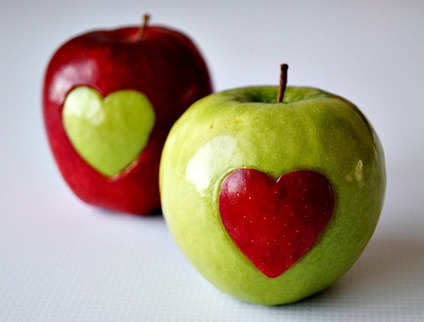
#> input picture PDI_M2/2or4objects.jpg, 424 x 322 px, shrunk from 700 x 531 before the run, found by its file name
$ jupyter execute PDI_M2.ipynb
#> lines starting #> are read from the running program, lines starting #| are printed output that depends on the picture; after the words box and inside, x2 and y2 are one past the last pixel; in counts of white or black regions, pixels touching at a corner belong together
<a href="https://colab.research.google.com/github/Pytlovan/Segmenta-o-PDI/blob/main/PDI_M2.ipynb" target="_parent"></a>

# Projeto 1 (permitido o uso de biblioteca ou códigos fornecidos):
Desenvolver uma segmentação usando cluster baseado em K-means para as imagens de maçãs
disponíveis no github da disciplina, implemente segmentação baseada em cluster K-means quando:

• O espaço de cores tridimensional é usado para agrupamento (RGB)

• O espaço de 5 dimensões é usado para agrupamento, onde as primeiras 3 dimensões são o
espaço de cores e as duas dimensões extras correspondem às dimensões X e Y da imagem.

Apresente também um gráfico (plot) de dispersão 3D para a imagem (A), ilustrando o agrupamento(mostrado apenas para imagem fornecida 2or4objects.jpg), sendo que os três eixos são RGB.

Além  disso, compare e contraste os resultados da parte (A) e da parte (B). Defina o valor de K
adequadamente com base no número de objetos nas imagens compartilhadas.

[cell 1]
import cv2
import numpy as np
import matplotlib.pyplot as plt
from google.colab.patches import cv2_imshow
from google.colab import drive
from sklearn.cluster import KMeans
from tqdm import tqdm
from queue import Queue
drive.mount('/content/drive/')

[cell 2]
#image = '/content/drive/MyDrive/PDI_M2/2or4objects.jpg'
images = ['/content/drive/MyDrive/PDI_M2/2apples.jpg','/content/drive/MyDrive/PDI_M2/2or4objects.jpg','/content/drive/MyDrive/PDI_M2/7apples.jpg','/content/drive/MyDrive/PDI_M2/variableObjects.jpg']
ch = 1

image = cv2.imread(images[ch],1)
#> image is the input picture: shape (322, 424, 3); mean B, G, R 129.8, 150.6, 166.7
# Converter a imagem para o espaço de cores RGB (OpenCV carrega a imagem em BGR por padrão)
image_rgb = cv2.cvtColor(image, cv2.COLOR_BGR2RGB)
# Visualizando a imagem original
plt.figure(figsize=(1, 1))
plt.title('Imagem original')
plt.axis('off')
plt.show()
cv2_imshow(image)

[cell 3]
def segmented3D(image, K = 3, n_init = 1, tol = 1e-4):

    # Obtendo as dimensões da imagem
#> called with K = 3, n_init = 10, tol = 0.0001
    h, w, c = image_rgb.shape
#> h = 322; w = 424; c = 3

    # Flattening da imagem para vetor 2D para K-means
    pixels = image_rgb.reshape(-1, 3)

    # Aplicando K-means
    kmeans_rgb = KMeans(n_clusters=K, n_init = n_init, tol = tol, random_state=None).fit(pixels)
    labels_rgb = kmeans_rgb.labels_
    return labels_rgb.reshape(h, w)
#> returned value: shape (322, 424) int32; 3 distinct labels, from 0 to 2

segmented_image_rgb = segmented3D(image, n_init = 10)
# Visualizando o resultado
plt.figure(figsize=(10, 10))
plt.imshow(segmented_image_rgb, cmap='plasma')
plt.title('Segmentação baseada no espaço RGB')
plt.axis('off')
plt.show()

[cell 4]
def segmented5D(image, K=5, n_init = 10, tol = 1e-4):
     # Obtendo as dimensões da imagem
#> called with K = 5, n_init = 10, tol = 0.0001
    h, w, c = image_rgb.shape
#> h = 322; w = 424; c = 3

    # Flattening da imagem para vetor 2D para K-means
    pixels = image_rgb.reshape(-1, 3)

    # Criando as coordenadas X e Y
    x_coords, y_coords = np.meshgrid(np.arange(w), np.arange(h))
    x_coords_flat = x_coords.flatten()
    y_coords_flat = y_coords.flatten()

    # Combinando RGB e coordenadas espaciais
    pixels_5d = np.column_stack((pixels, x_coords_flat, y_coords_flat))

    # Aplicando K-means no espaço 5D
    kmeans_5d = KMeans(n_clusters=K, n_init = n_init, tol = tol, random_state=None).fit(pixels_5d)
    labels_5d = kmeans_5d.labels_
    return labels_5d.reshape(h, w)
#> returned value: shape (322, 424) int32; 5 distinct labels, from 0 to 4

segmented_image_5d = segmented5D(image)
# Visualizando o resultado
plt.figure(figsize=(10, 10))
plt.imshow(segmented_image_5d, cmap='plasma')
plt.title('Segmentação baseada no espaço RGB + X e Y')
plt.axis('off')
plt.show()

[cell 5]
images = [segmented3D(image), segmented5D(image, 3), segmented3D(image,5), segmented5D(image), segmented3D(image, 8), segmented5D(image,8), segmented3D(image, 15), segmented5D(image, 15)]
#> in segmented3D (call 2), `return labels_rgb.reshape(h, w)`: returned value: shape (322, 424) int32; 3 distinct labels, from 0 to 2
#> in segmented5D (call 2), `return labels_5d.reshape(h, w)`: returned value: shape (322, 424) int32; 3 distinct labels, from 0 to 2
#> in segmented3D (call 3), `return labels_rgb.reshape(h, w)`: returned value: shape (322, 424) int32; 5 distinct labels, from 0 to 4
#> in segmented5D (call 3), `return labels_5d.reshape(h, w)`: returned value: shape (322, 424) int32; 5 distinct labels, from 0 to 4
#> call 4 of segmented3D, with K = 8, n_init = 1, tol = 0.0001
#> in segmented3D (call 4), `return labels_rgb.reshape(h, w)`:
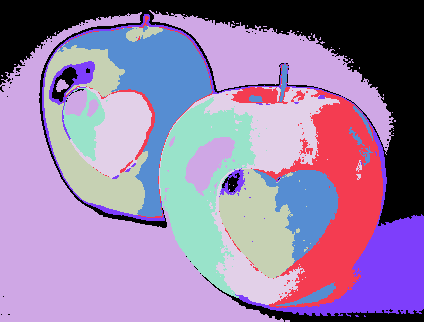
#> returned value: shape (322, 424) int32; 8 distinct labels, from 0 to 7; one colour per label, 0 black
#> call 4 of segmented5D, with K = 8, n_init = 10, tol = 0.0001
#> in segmented5D (call 4), `return labels_5d.reshape(h, w)`:
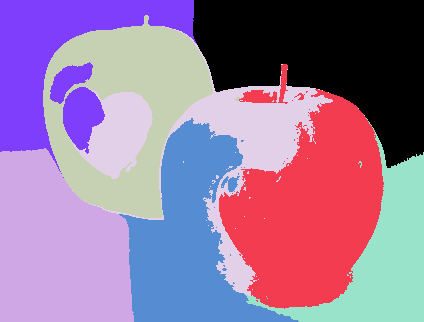
#> returned value: shape (322, 424) int32; 8 distinct labels, from 0 to 7; one colour per label, 0 black
#> in segmented3D (call 5), `return labels_rgb.reshape(h, w)`:
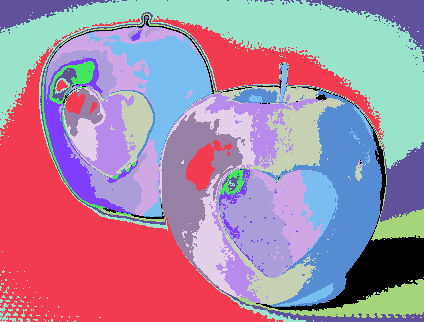
#> returned value: shape (322, 424) int32; 15 distinct labels, from 0 to 14; one colour per label, 0 black
#> in segmented5D (call 5), `return labels_5d.reshape(h, w)`:
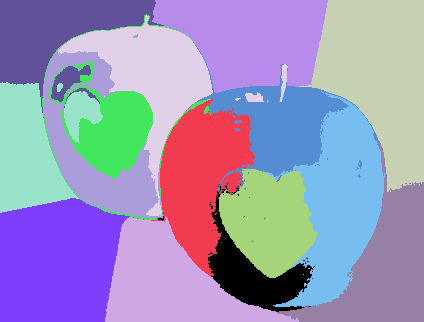
#> returned value: shape (322, 424) int32; 15 distinct labels, from 0 to 14; one colour per label, 0 black

[cell 6]
fig, axs = plt.subplots(4, 2, figsize=(10, 15.05))

# Loop through the axes and add images
for i, ax in enumerate(axs.flat):
    ax.imshow(images[i], cmap = 'plasma')
    ax.set_xticks([])  # Remove x-ticks for better visibility
    ax.set_yticks([])  # Remove y-ticks for better visibility

plt.subplots_adjust(wspace = 0, hspace = 0)

# Set overall labels at the top of the figure
fig.text(0.25, 0.95, '3D', ha='center', fontsize=15)
fig.text(0.75, 0.95, '5D', ha='center', fontsize=15)

row_labels = ['K = 3', 'K = 5', 'K = 8', 'K = 15']
for i, label in enumerate(row_labels):
    fig.text(0.02, 0.85 - i * 0.215, label, va='center', ha='right', fontsize=12)
# Display the plot

plt.show()

[cell 7]
# Plotando gráfico de dispersão 3D para espaço RGB
fig = plt.figure(figsize=(10, 10))
ax = fig.add_subplot(111, projection='3d')

h, w, c = image_rgb.shape
#> h = 322; w = 424; c = 3
pixels = image_rgb.reshape(-1, 3)
K = 15
n_init = 10
tol = 1e-4

kmeans_rgb = KMeans(n_clusters=K, n_init = n_init, tol = tol, random_state=None).fit(pixels)
labels_rgb = kmeans_rgb.labels_

scatter = ax.scatter(pixels[:, 0], pixels[:, 1], pixels[:, 2], c=labels_rgb, cmap='plasma')
legend1 = ax.legend(*scatter.legend_elements(), title="Clusters")
ax.add_artist(legend1)

ax.set_xlabel('R')
ax.set_ylabel('G')
ax.set_zlabel('B')
ax.set_title('Agrupamento no Espaço RGB')
plt.show()

# Projeto 2 (implementação “from scratch”):
Realizar a detecção de rosto para as imagens de rosto disponíveis no github da disciplina, implemente
os seguintes métodos para detecção de rosto:

• Skin color thresholding: Escolha um intervalo de valores de pixel apropriado para a pele (use
suas habilidades de “pesquisa no Google”). Limite os valores de pixels com base neste intervalo
para obter regiões da pele. (Dica: para realizar esta operação, RGB é um bom espaço de cores?).
Uma abordagem é apresentada em: https://arxiv.org/ftp/arxiv/papers/1708/1708.02694.pdf

• Segmentação semeada (Seeded segmentation): Para isso, selecione manualmente um pixel da
região da face. Analise recursivamente a média dos pixels da vizinhança usando a intensidade
média de execução da pele, definindo uma tolerância apropriada. Dica: pesquise sobre
“SeedPointSegmentation” para encontrar abordagens

[cell 8]
import cv2
import numpy as np
import matplotlib.pyplot as plt
from tqdm import tqdm
from queue import Queue
from google.colab.patches import cv2_imshow
from google.colab import drive
from sklearn.cluster import KMeans
drive.mount('/content/drive/')

[cell 9]
image = cv2.imread('/content/drive/MyDrive/PDI_M2/face4.jpg')
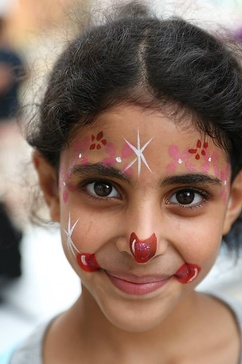
#> input picture PDI_M2/face4.jpg, 242 x 364 px, shrunk from 400 x 600 before the run, found by its file name
#> image is the input picture: shape (364, 242, 3); mean B, G, R 103.1, 116.3, 141.4
img_height, img_width, lixo = image.shape  # Altura e Largura da imagem
#> img_height = 364; img_width = 242; lixo = 3
output = np.zeros((img_height, img_width,3), dtype=float)  # Inicializa o output
# Converter a imagem para o espaço de cores RGB (OpenCV carrega a imagem em BGR por padrão)
image_rgb = cv2.cvtColor(image, cv2.COLOR_BGR2RGB)
#> image_rgb: shape (364, 242, 3)

# Converter a imagem do espaço de cores RGB para YCrCb (Luminance, Chrominance components - Cr, Chrominance components - Cb = 0, 1, 2).
image_ycrcb = cv2.cvtColor(image_rgb, cv2.COLOR_RGB2YCrCb)
#> image_ycrcb: shape (364, 242, 3); mean of channels 0, 1, 2 122.3, 141.7, 117.1

A = 100

for i in range(img_height):  # Loop usando i
  for j in range(img_width):  # Loop usando j
    if image_rgb[i,j,0] > 95 and image_rgb[i,j,1] > 40 and image_rgb[i,j,2] > 20 and image_rgb[i,j,0] > image_rgb[i,j,1] and image_rgb[i,j,0] > image_rgb[i,j,2] and abs(image_rgb[i,j,0] - image_rgb[i,j,1]) > 15 and A > 15 and image_ycrcb[i,j,1] > 135 and image_ycrcb[i,j,2] > 85 and image_ycrcb[i,j,0] > 80 and image_ycrcb[i,j,1] <= (1.5862*image_ycrcb[i,j,2])+20 and (image_ycrcb[i,j,1]>=(0.3448*image_ycrcb[i,j,2])+76.2069) and (image_ycrcb[i,j,1] >= (-4.5652*image_ycrcb[i,j,2])+234.5652) and (image_ycrcb[i,j,1] <= (-1.15*image_ycrcb[i,j,2])+301.75) and (image_ycrcb[i,j,1] <= (-2.2857*image_ycrcb[i,j,2])+432.85):
      output[i][j]=image[i][j]
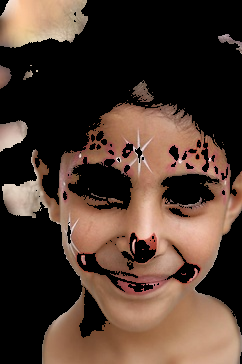
#> output: shape (364, 242, 3) float64; mean B, G, R 47, 58, 78.3

plt.subplot(1, 2, 1)
plt.imshow(image_rgb)
plt.title('Imagem Original')
plt.axis('off')

plt.subplot(1, 2, 2)
plt.imshow(output)
plt.title('Filtro')
plt.axis('off')

plt.show()
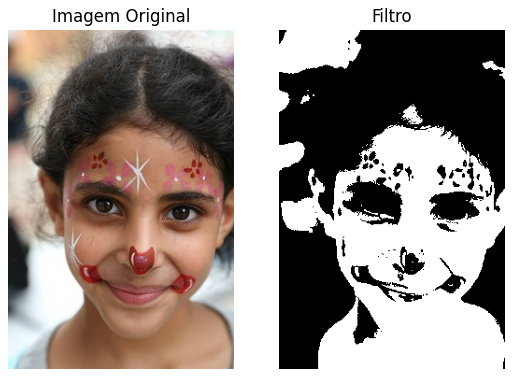
#> figure drawn by matplotlib, 2 panels; B, G, R data is drawn as R, G, B

cv2_imshow(output)

[cell 10]
def checkPoint(img, point, visited):
   if 0 <= point[0] < img.shape[0] and 0 <= point[1] < img.shape[1]:
       if visited[point[0], point[1]] == 1: #
           return 0
       return 1
   return 0

def updatePixel(img, point, tolerance, result, average, count):
   B = abs(float(img[point[0], point[1], 0]) - average[0] / count)
   G = abs(float(img[point[0], point[1], 1]) - average[1] / count)
   R = abs(float(img[point[0], point[1], 2]) - average[2] / count)

   if B < tolerance and G < tolerance and R < tolerance:
       result[point[0], point[1], 0] = img[point[0], point[1], 0] # receive img in point, but band 0
       result[point[0], point[1], 1] = img[point[0], point[1], 1] # receive img in point, but band 1
       result[point[0], point[1], 2] = img[point[0], point[1], 2] # receive img in point, but band 2
       average[0] += float(img[point[0], point[1], 0])
       average[1] += float(img[point[0], point[1], 1])
       average[2] += float(img[point[0], point[1], 2])
       count += 1
       return 1, result, average, count
   return 0, result, average, count

def ShowResults(filename, result):
   cv2.imwrite(filename, result)

def SeedPointSegmentation(img, seedPoint, tolerance, imgNameOut="out_seed_seg.png"):
#> called with tolerance = 63, imgNameOut = 'out_seed_seg.png'
    Tolerance = (tolerance - np.min(img))/(np.max(img)-np.min(img))*255 # normalize the value of tolerance to limit of pixel value (eg. 8b is 255)
#> Tolerance = 63
    Visited = np.zeros((img.shape[0], img.shape[1]), dtype=np.uint8)
    Result = np.zeros((img.shape[0], img.shape[1], 3), dtype=np.uint8)
    Average = [float(img[seedPoint[0], seedPoint[1], 0]), float(img[seedPoint[0], seedPoint[1], 1]), float(img[seedPoint[0], seedPoint[1], 2])]
#> Average = [75, 77, 112]
    Count = 1

    Q = Queue()
    Q.put([seedPoint[0], seedPoint[1]])
    Visited[seedPoint[0], seedPoint[1]] = 1

    while Q.qsize() > 0:
        # print(Q.qsize())
        CurrentPoint = Q.get()
        Ret, Result, Average, Count  = updatePixel(img, CurrentPoint, Tolerance, Result, Average, Count)
        if Ret == 0:
            continue

        p1 = [CurrentPoint[0] + 1, CurrentPoint[1]] # receive a list with [current point index 0 + 1, current point index 1]
        p2 = [CurrentPoint[0] - 1, CurrentPoint[1]] # receive a list with [current point index 0 - 1, current point index 1]
        p3 = [CurrentPoint[0], CurrentPoint[1] - 1] # receive a list with [current point index 0, current point index 1 - 1]
        p4 = [CurrentPoint[0], CurrentPoint[1] + 1] # receive a list with [current point index 0, current point index 1 + 1]

        if checkPoint(img, p1, Visited):
            Q.put(p1)
            Visited[p1[0], p1[1]] = 1
        if checkPoint(img, p2, Visited):
            Q.put(p2)
            Visited[p2[0], p2[1]] = 1
        if checkPoint(img, p3, Visited):
            Q.put(p3)
            Visited[p3[0], p3[1]] = 1
        if checkPoint(img, p4, Visited):
            Q.put(p4)
            Visited[p4[0], p4[1]] = 1
#> this loop made 38950 passes
#> (Ret, Average, Count) on passes 1 to 3: (1, [150, 154, 224], 2), (1, [220, 226, 331], 3), (1, [310, 318, 458], 4)
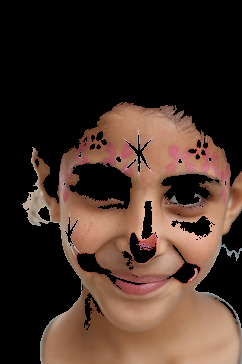
#> Result: shape (364, 242, 3); mean B, G, R 39, 48.5, 67.9
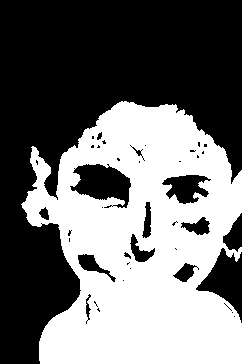
#> Visited: shape (364, 242); values 0 (black) and 1 (white), 44.2% white; 1 white region, box (x1, y1, x2, y2) and area: (21, 101, 242, 364) 38950
#> after the loop, Average = [3434525, 4270433, 5984361]

    ShowResults(imgNameOut, Result)
    cv2_imshow(Result)

# Image Reading
ImageList = ["face1.jpg", "face2.jpg", "face3.jpg", "face4.jpg", "colors.jpg"]
Image = cv2.imread('/content/drive/MyDrive/PDI_M2/face4.jpg')

# Seed based segmentation
#seedPoint = [600, 950]
# seedPoint = [250, 250]
# seedPoint = [200, 350]
seedPoint = [200, 201]
cv2_imshow(Image)
SeedPointSegmentation(Image, seedPoint,63)

[cell 11]
def checkPoint(img, point, visited):
   if 0 <= point[0] < img.shape[0] and 0 <= point[1] < img.shape[1]:
       if visited[point[0], point[1]] == 1: #
           return 0
       return 1
   return 0

def updatePixel(img, point, tolerance, result, average, count):
   B = abs(float(img[point[0], point[1], 0]) - average[0] / count)
   G = abs(float(img[point[0], point[1], 1]) - average[1] / count)
   R = abs(float(img[point[0], point[1], 2]) - average[2] / count)

   if B < tolerance and G < tolerance and R < tolerance:
       result[point[0], point[1], 0] = img[point[0], point[1], 0] # receive img in point, but band 0
       result[point[0], point[1], 1] = img[point[0], point[1], 1] # receive img in point, but band 1
       result[point[0], point[1], 2] = img[point[0], point[1], 2] # receive img in point, but band 2
       average[0] += float(img[point[0], point[1], 0])
       average[1] += float(img[point[0], point[1], 1])
       average[2] += float(img[point[0], point[1], 2])
       count += 1
       return 1, result, average, count
   return 0, result, average, count

def ShowResults(filename, result):
   cv2.imwrite(filename, result)

def SeedPointSegmentation(img, seedPoint, tolerance, imgNameOut="out_seed_seg.png"):
#> called with tolerance = 63, imgNameOut = 'out_seed_seg.png'
   Tolerance = (tolerance - np.min(img))/(np.max(img)-np.min(img))*255 # normalize the value of tolerance to limit of pixel value (eg. 8b is 255)
#> Tolerance = 63
   Visited = np.zeros((img.shape[0], img.shape[1]), dtype=np.uint8)
   Result = np.zeros((img.shape[0], img.shape[1], 3), dtype=np.uint8)
   Average = [float(img[seedPoint[0], seedPoint[1], 0]), float(img[seedPoint[0], seedPoint[1], 1]), float(img[seedPoint[0], seedPoint[1], 2])]
#> Average = [109, 110, 138]
   Count = 1

   Q = Queue()
   Q.put([seedPoint[0], seedPoint[1]])
   Visited[seedPoint[0], seedPoint[1]] = 1

   while Q.qsize() > 0:
      # print(Q.qsize())
      CurrentPoint = Q.get()
      Ret, Result, Average, Count  = updatePixel(img, CurrentPoint, Tolerance, Result, Average, Count)
      if Ret == 0:
          continue

      p1 = [CurrentPoint[0] + 1, CurrentPoint[1]] # receive a list with [current point index 0 + 1, current point index 1]
      p2 = [CurrentPoint[0] - 1, CurrentPoint[1]] # receive a list with [current point index 0 - 1, current point index 1]
      p3 = [CurrentPoint[0], CurrentPoint[1] - 1] # receive a list with [current point index 0, current point index 1 - 1]
      p4 = [CurrentPoint[0], CurrentPoint[1] + 1] # receive a list with [current point index 0, current point index 1 + 1]

      if checkPoint(img, p1, Visited):
         Q.put(p1)
         Visited[p1[0], p1[1]] = 1
      if checkPoint(img, p2, Visited):
         Q.put(p2)
         Visited[p2[0], p2[1]] = 1
      if checkPoint(img, p3, Visited):
         Q.put(p3)
         Visited[p3[0], p3[1]] = 1
      if checkPoint(img, p4, Visited):
         Q.put(p4)
         Visited[p4[0], p4[1]] = 1
#> this loop made 39005 passes
#> (Ret, Average, Count) on passes 1 to 3: (1, [218, 220, 276], 2), (1, [303, 306, 390], 3), (1, [414, 416, 526], 4)
#> Visited: shape (364, 242); values 0 (black) and 1 (white), 44.3% white; 1 white region, box (x1, y1, x2, y2) and area: (21, 101, 242, 364) 39005

   #ShowResults(imgNameOut, Result)
   cv2_imshow(Result)

# Image Reading
ImageList = ["face1.jpg", "face2.jpg", "face3.jpg", "face4.jpg", "colors.jpg"]
Image_Seed = cv2.imread('/content/drive/MyDrive/PDI_M2/face4.jpg')

# Seed based segmentation
seedPoint = [200, 200]
SeedPointSegmentation(Image_Seed, seedPoint,63)

cv2_imshow(Image_Seed)


image = cv2.imread('/content/drive/MyDrive/PDI_M2/face4.jpg')
img_height, img_width, lixo = image.shape  # Altura e Largura da imagem
output = np.zeros((img_height, img_width,3), dtype=float)  # Inicializa o output
# Converter a imagem para o espaço de cores RGB (OpenCV carrega a imagem em BGR por padrão)
image_rgb = cv2.cvtColor(image, cv2.COLOR_BGR2RGB)

# Converter a imagem do espaço de cores RGB para YCrCb (Luminance, Chrominance components - Cr, Chrominance components - Cb = 0, 1, 2).
image_ycrcb = cv2.cvtColor(image_rgb, cv2.COLOR_RGB2YCrCb)

A = 100

for i in range(img_height):  # Loop usando i
  for j in range(img_width):  # Loop usando j
    if image_rgb[i,j,0] > 95 and image_rgb[i,j,1] > 40 and image_rgb[i,j,2] > 20 and image_rgb[i,j,0] > image_rgb[i,j,1] and image_rgb[i,j,0] > image_rgb[i,j,2] and abs(image_rgb[i,j,0] - image_rgb[i,j,1]) > 15 and A > 15 and image_ycrcb[i,j,1] > 135 and image_ycrcb[i,j,2] > 85 and image_ycrcb[i,j,0] > 80 and image_ycrcb[i,j,1] <= (1.5862*image_ycrcb[i,j,2])+20 and (image_ycrcb[i,j,1]>=(0.3448*image_ycrcb[i,j,2])+76.2069) and (image_ycrcb[i,j,1] >= (-4.5652*image_ycrcb[i,j,2])+234.5652) and (image_ycrcb[i,j,1] <= (-1.15*image_ycrcb[i,j,2])+301.75) and (image_ycrcb[i,j,1] <= (-2.2857*image_ycrcb[i,j,2])+432.85):
      output[i][j]=image[i][j]

plt.subplot(1, 3, 1)
plt.imshow(image_rgb)
plt.title('Imagem Original')
plt.axis('off')

plt.subplot(1, 3, 2)
plt.imshow(output)
plt.title('Método Skin Color Thresholding')
plt.axis('off')

plt.subplot(1, 3, 3)
plt.imshow(Image_Seed)
plt.title('Método Seeded segmentation')
plt.axis('off')

plt.show()
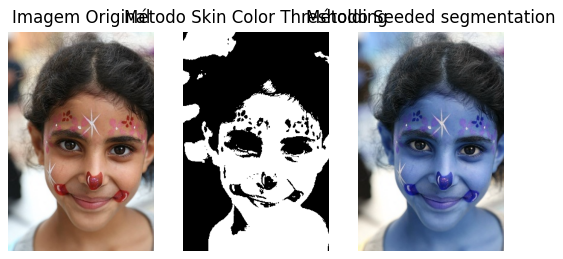
#> figure drawn by matplotlib, 3 panels; B, G, R data is drawn as R, G, B
